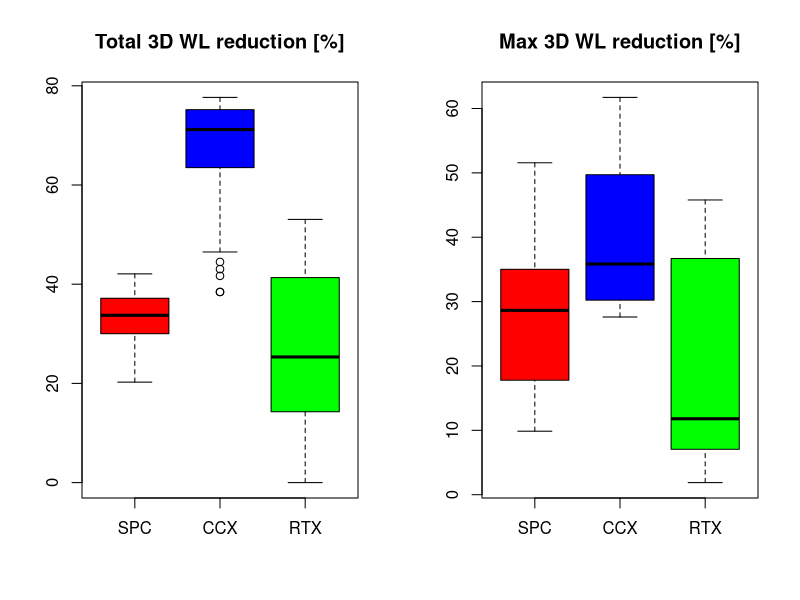

The R source for this figure:
x <- read.csv("data.dat",header=T,sep=",")
x <- t(x)
a <- as.numeric(x[1,0:29])
b <- as.numeric(x[2,0:69])
c <- as.numeric(x[3,0:59])
d <- as.numeric(x[4,0:29])
e <- as.numeric(x[5,0:69])
f <- as.numeric(x[6,0:59])
#x11(width=6, height=7.5) 
max(a)
max(b)
max(c)
max(d)
max(e)
max(f)
min(a)
min(b)
min(c)
min(d)
min(e)
min(f)
median(a)
median(b)
median(c)
median(d)
median(e)
median(f)
dev.new(width=6, height=7) 
split.screen(c(1, 2))
screen(1)
boxplot(a,b,c,col=c("red","blue","green"),names=c("SPC","CCX","RTX"), notch=FALSE, xlab = NULL, ylab=NULL, main="Total 3D WL reduction [%]")
screen(2)
boxplot(d,e,f,col=c("red","blue","green"),names=c("SPC","CCX","RTX"), notch=FALSE, xlab=NULL, ylab=NULL, main="Max 3D WL reduction [%]")